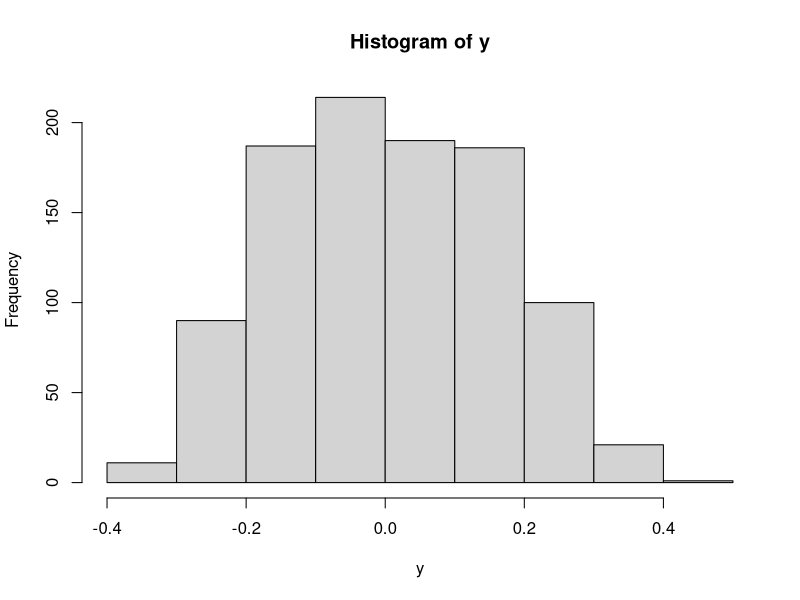
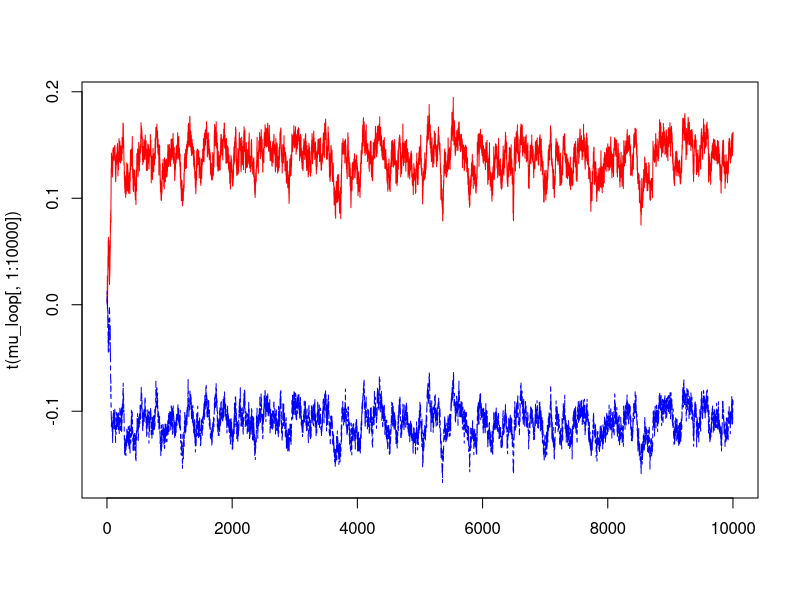
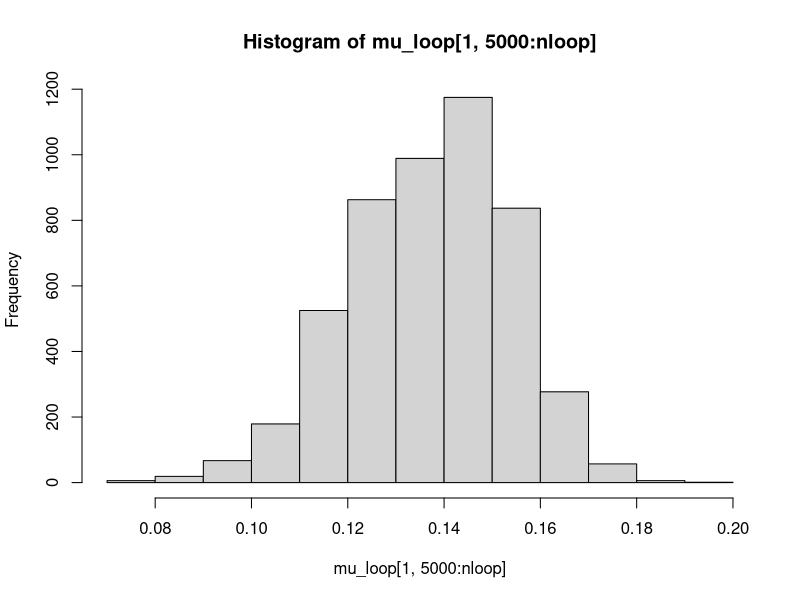
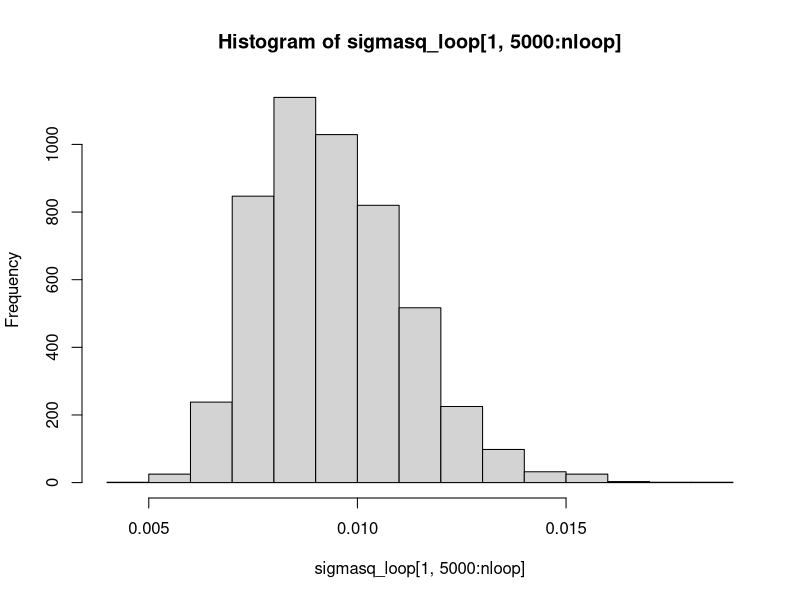
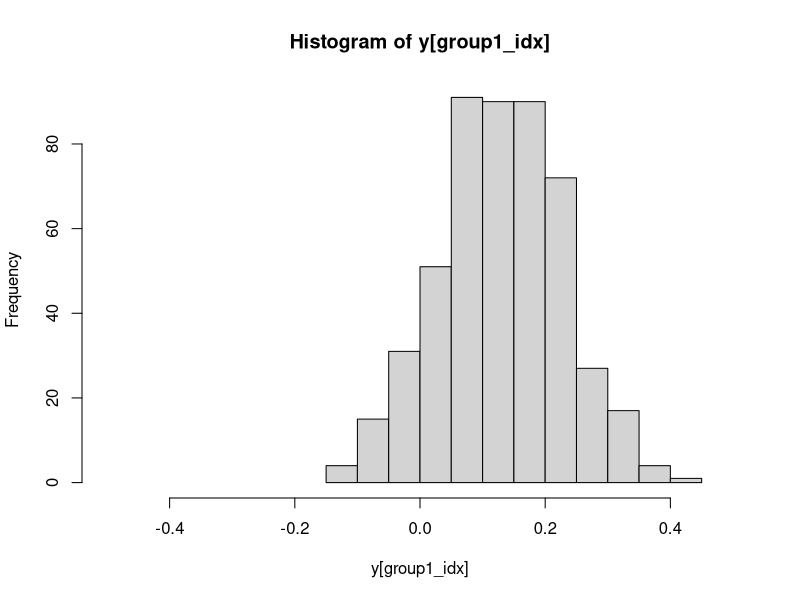
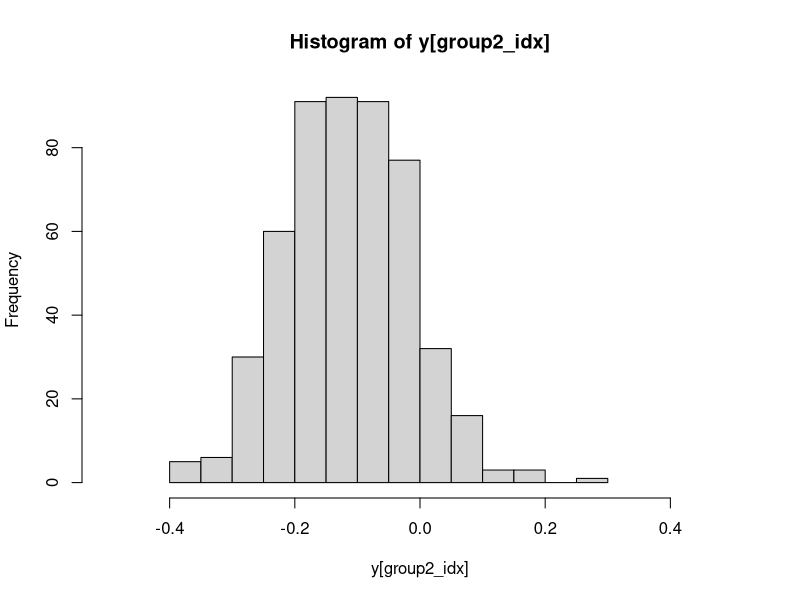
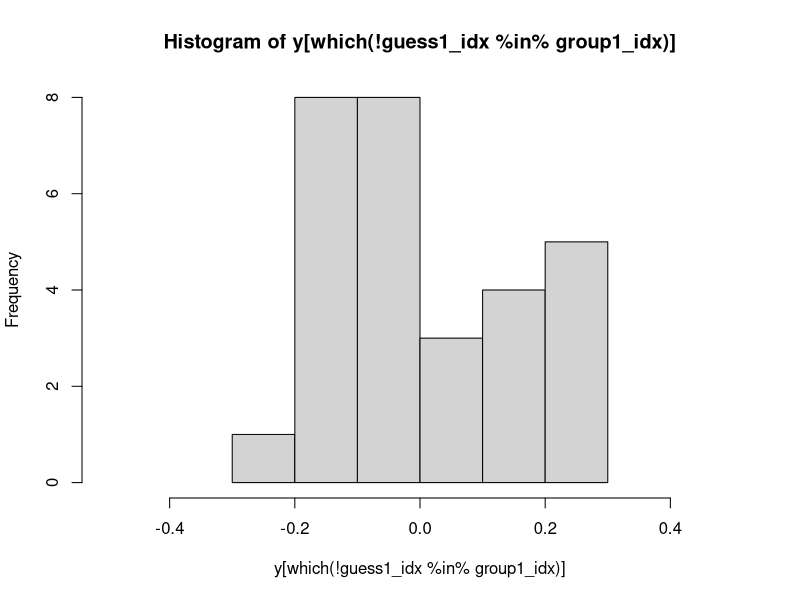
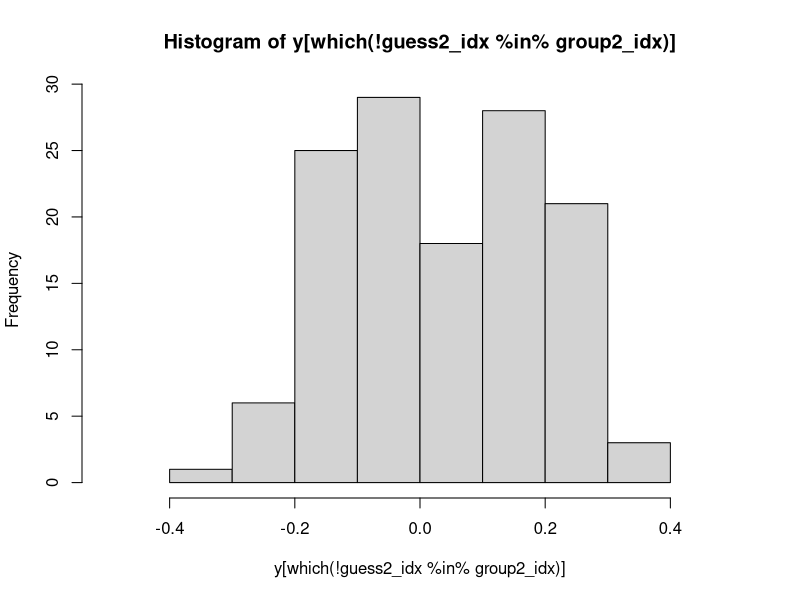

R code for these plots, in order:
# setup
rm(list = ls())
# op = options()$warn
options(warn = 0)

n = 1000 # number of samples
nloop = 10000
y = matrix(NA_integer_, nrow=n, ncol=1) # y will hold our data (n timeseries)
prob_true = 0.5 # proportion of timeseries in group2 (mu2, sigma2)
u = runif(n)

# draw the samples for group1 from a normal distribution 
group1_idx = which(u > prob_true)
mu1_true = .125
sigma1_true = 0.1
y[group1_idx, ] = rnorm(length(group1_idx), mu1_true, sigma1_true)

# draw the samples for group2 from a normal distribution 
group2_idx = which(u < prob_true);
mu2_true = -.125;
sigma2_true = 0.10;
y[group2_idx, ] = rnorm(length(group2_idx), mu2_true, sigma2_true)

hist(y)

#### estimate group membership using Gibbs sampler ####
# setup (get starting values)
group_guess <- matrix(0, nrow = n, ncol = nloop+1)
u_guess <- runif(n)
kk = u_guess < 0.5 # find the index of each group member 
group_guess[kk, 1] = 2
group_guess[!kk, 1] = 1

mu_loop <- matrix(0, 2, nloop+1)
mu_loop[1, 1] = mean(y[kk, ])
mu_loop[2, 1] = mean(y[!kk, ])

sigmasq_loop = matrix(0, 2, nloop+1)
sigmasq_loop[1, 1] = var(y[kk, ])
sigmasq_loop[2, 1] = var(y[!kk, ])

prior_loop = matrix(0.5, 2, nloop+1)
posterior_loop = array(0.5, dim = c(n, 2, nloop+1))

for (p in 1:nloop) {
  
  # Draw mu and sigma for each group_j = 1, 2
  for (j in 1:2) {
    
    # Find the current group members
    kk = group_guess[, p] == j
    current_group = y[kk, ]
    
    # estimate the parameters of the group and then draw a random mu and sigma
    # from a distribution with the same parameters
    mu_loop[j, p+1] = rnorm(1, mean(current_group), 
                            sqrt(sigmasq_loop[j, p]/length(current_group))
                            )
    
    gamma_shape = length(current_group)/2
    gamma_rate = sum((current_group - mu_loop[j, p+1])^2)/2
    sigmasq_loop[j, p+1] = 1/rgamma(n=1, shape=gamma_shape, rate=gamma_rate)
  }
  
  # Evaluate the likelihood the data was drawn from a distribution with 
  # that new (randomly drawn) mu and sigma
  likelihood = matrix(0, n, 2)
  Bayes_numerator = matrix(0, n, 2)
  for (j in 1:2) {
    likelihood[, j] = dnorm(y, mu_loop[j, p+1], sqrt(sigmasq_loop[j, p+1]))
    likelihood[is.nan(likelihood[, j]), j] = 0 # fix for empty sets

    # Adjust likelihood by the prior (numerator in Bayes rule)
    Bayes_numerator[, j] = likelihood[, j] * prior_loop[j, p] # tbd: fix for numeric underflow
  }
  
  Bayes_denominator = rowSums(Bayes_numerator)  

  # Calculate the posterior (Bayes rule)
  for (j in 1:2) {
    posterior_loop[, j, p+1] = Bayes_numerator[, j] / Bayes_denominator
  }
  
  # Update the group membership according to the posterior + Gibbs
  Gibbs_threshold = runif(n) # random threshold
  kk = posterior_loop[, j, p+1] < Gibbs_threshold
  
  group_guess[kk, p+1] = 1
  group_guess[!kk, p+1] = 2

  # Update the prior for each group
  prior_loop[1, p+1] = rbeta(1, sum(kk), n - sum(kk))
  prior_loop[2, p+1] = 1 - prior_loop[1, p+1]
  
}

table(kk[group1_idx])
table(kk[group2_idx])

#### Results ####
matplot(t(mu_loop[, 1:10000]), type = "l", col = c("red", "blue"))
hist(mu_loop[1, 5000:nloop])
mean(mu_loop[1, 5000:nloop]) # ans: 0.4967641
mean(mu_loop[1, 5000:nloop]) - mu1_true # error: -0.00323585

hist(sigmasq_loop[1, 5000:nloop])
mean(sigmasq_loop[1, 5000:nloop]) # ans: 0.01008886
mean(sigmasq_loop[1, 5000:nloop]) - sigma1_true^2 # error: 8.885743e-05



guess1_idx = which(kk)
guess2_idx = which(!kk)

hist(y[group1_idx], xlim = c(-0.5, 0.5))
hist(y[group2_idx], xlim = c(-0.5, 0.5))


hist(y[which(!guess1_idx %in% group1_idx)], xlim = c(-0.5, 0.5))
hist(y[which(!guess2_idx %in% group2_idx)], xlim = c(-0.5, 0.5))




